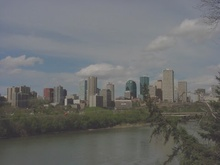
%> input picture images/lowcontrast_city.jpg, 220 x 165 px, shrunk from 480 x 360 before the run
$ octave Local_Histeq_color.m   (GNU Octave 9; MATLAB toolbox functions it lacks are replaced by stand-ins)
%> lines starting %> are read from the running program, lines starting %| are printed output that depends on the picture
% Read the color image
image = imread('lowcontrast_city.jpg');
%> image is the input picture: size 165x220x3 uint8; mean R, G, B 106.7, 108.5, 108.5

% Get the size of the image
[rows, cols, channels] = size(image);
%> rows = 165; cols = 220; channels = 3

if channels ~= 3
    error('The input image is not a color image.');
end

% Define the size of the local region (tile size)
tile_size = 128;

% Initialize the equalized image
equalized_image = zeros(rows, cols, channels, 'uint8');

% Step 1: Perform local histogram equalization (channel-together)
for i = 1:tile_size:rows
    for j = 1:tile_size:cols
        % Define the region (tile) boundaries
        tile_row_end = min(i + tile_size - 1, rows);
        tile_col_end = min(j + tile_size - 1, cols);

        % Extract the tile for all channels
        tile = image(i:tile_row_end, j:tile_col_end, :);

        % Step 2: Calculate the histogram of the tile for all channels together
        L = 256; % Number of intensity levels for an 8-bit image
        histogram = zeros(1, L);
        [tile_rows, tile_cols, ~] = size(tile);

        % Flatten the tile into a single vector for all channels
        tile_flat = tile(:);

        % Create the histogram by counting the pixel intensities
        for k = 1:length(tile_flat)
            intensity = tile_flat(k);
            histogram(intensity + 1) = histogram(intensity + 1) + 1;
        end

        % Step 3: Normalize the histogram (PDF)
        total_pixels = tile_rows * tile_cols * channels;
        pdf = histogram / total_pixels;

        % Step 4: Compute the CDF
        cdf = zeros(1, L);
        cdf(1) = pdf(1);
        for k = 2:L
            cdf(k) = cdf(k - 1) + pdf(k);
        end

        % Step 5: Create the transformation function
        transformation = round((L - 1) * cdf);

        % Step 6: Apply the transformation to the tile for each channel
        equalized_tile = zeros(tile_rows, tile_cols, channels, 'uint8');
        for ch = 1:channels
            for m = 1:tile_rows
                for n = 1:tile_cols
                    equalized_tile(m, n, ch) = transformation(tile(m, n, ch) + 1);
                end
            end
        end

        % Step 7: Store the equalized tile in the final image
        equalized_image(i:tile_row_end, j:tile_col_end, :) = equalized_tile;
    end
end
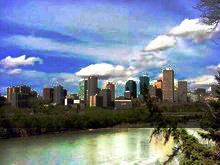
%> equalized_image: size 165x220x3 uint8; mean R, G, B 115.3, 128.5, 146.8
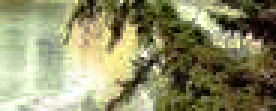
%> equalized_tile: size 37x92x3 uint8 (shown 3 times larger); mean R, G, B 142.9, 142.4, 104.5
%> after the loop, cdf = 256 values from 0 to 1; histogram = 256 values, max 311 at index 96, min 0 at index 1, mean 39.89

% Display the results
figure;
subplot(1, 2, 1), imshow(image), title('Original Image');
subplot(1, 2, 2), imshow(equalized_image), title('Local Channel-Together Equalized');
